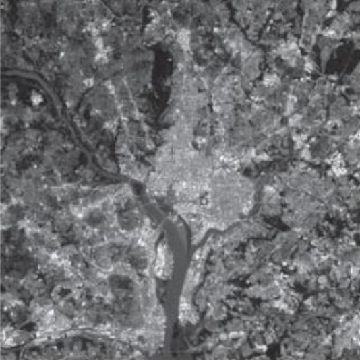
%> input picture HW1/river/river1.png, 360 x 360 px
$ octave Q5.m   (GNU Octave 9; MATLAB toolbox functions it lacks are replaced by stand-ins)
%> lines starting %> are read from the running program, lines starting %| are printed output that depends on the picture
### HW1/imgpca.m
function imgpca(img1, d)
% d: number of principal components for reconstructing image

[coeff, score, latent] = pca((img1-mean(img1, 2))');
B = diag(latent)^(-1/2) * coeff';
z = diag(latent)^(-1/2) * score';
figure;
subplot(1, 3, 1)
imshow(uint8(score))
title('white image', 'Interpreter','latex')

reconstructed_img = pinv(B(1:d, :)) * z(1:d, :) + mean(img1, 2);
subplot(1, 3, 2)
imshow(uint8(img1))
title('original image', 'Interpreter','latex')
subplot(1, 3, 3)
imshow(uint8(reconstructed_img))
str = strcat('compressed image using', num2str(d), ' components');
title(str, 'Interpreter','latex')

### HW1/Q5.m
%% load picture
clear; close all; clc;
img1 = imread("river\river1.png");
%> img1 is the input picture: size 360x360x3 uint8; mean R, G, B 109.2, 110.5, 112.6
img2 = imread("river\river2.png");
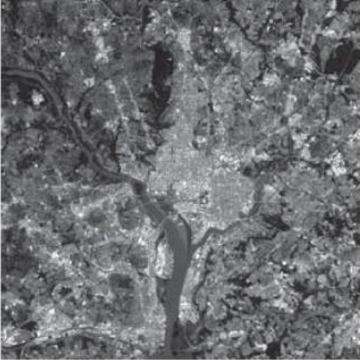
%> input picture HW1/river/river2.png, 360 x 360 px
%> img2 is the input picture: size 360x360x3 uint8; mean R, G, B 109, 110.3, 112.4
img3 = imread("river\river3.png");
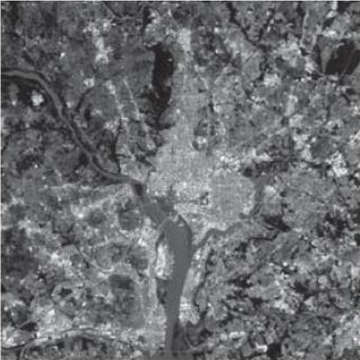
%> input picture HW1/river/river3.png, 360 x 360 px
%> img3 is the input picture: size 360x360x3 uint8; mean R, G, B 107.6, 108.7, 110.9
img4 = imread("river\river4.png");
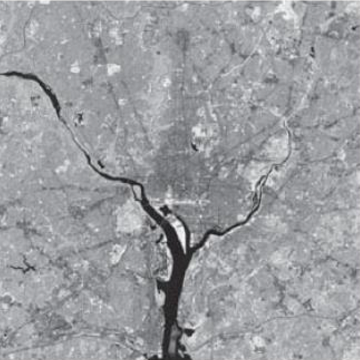
%> input picture HW1/river/river4.png, 360 x 360 px
%> img4 is the input picture: size 360x360x3 uint8; mean R, G, B 155.4, 156.9, 160.6
img5 = imread("river\river5.png");
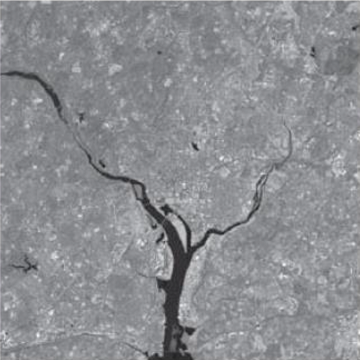
%> input picture HW1/river/river5.png, 360 x 360 px
%> img5 is the input picture: size 360x360x3 uint8; mean R, G, B 140.3, 141.8, 145.6
img6 = imread("river\river6.png");
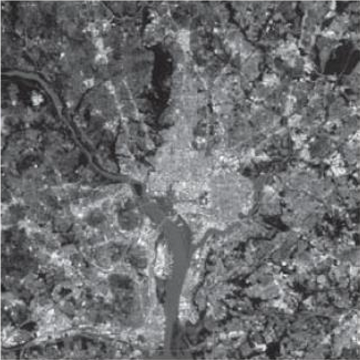
%> input picture HW1/river/river6.png, 360 x 360 px
%> img6 is the input picture: size 360x360x3 uint8; mean R, G, B 108.6, 109.8, 112

img1 = double(rgb2gray(img1));
%> img1: size 360x360 double
img2 = double(rgb2gray(img2));
%> img2: size 360x360 double
img3 = double(rgb2gray(img3));
%> img3: size 360x360 double
img4 = double(rgb2gray(img4));
%> img4: size 360x360 double
img5 = double(rgb2gray(img5));
%> img5: size 360x360 double
img6 = double(rgb2gray(img6));
%> img6: size 360x360 double
%%
imgpca(img1, 20)
%> in imgpca, `[coeff, score, latent] = pca((img1-mean(img1, 2))');`: latent = 359 values, max 65735.2 at index 1, min 2.44e-06 at index 359, mean 1016.5
imgpca(img1, 100)
imgpca(img2, 100)
imgpca(img3, 100)
imgpca(img4, 100)
imgpca(img5, 100)
%> call 6 of imgpca, with d = 100
%> in imgpca (call 6), `[coeff, score, latent] = pca((img1-mean(img1, 2))');`: latent = 359 values, max 37357.6 at index 1, min 1.46e-05 at index 359, mean 430.9
%> in imgpca (call 6), `imshow(uint8(score))`:
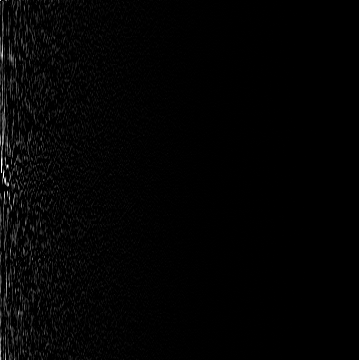
%> displayed picture: size 360x359, on the screen's scale of 0 to 255; min 0, max 255, mean 3.5
imgpca(img6, 100)
%> call 7 of imgpca, with d = 100
%> in imgpca (call 7), `[coeff, score, latent] = pca((img1-mean(img1, 2))');`: latent = 359 values, max 72923.8 at index 1, min 1.06e-05 at index 359, mean 1136.7
%> in imgpca (call 7), `imshow(uint8(score))`:
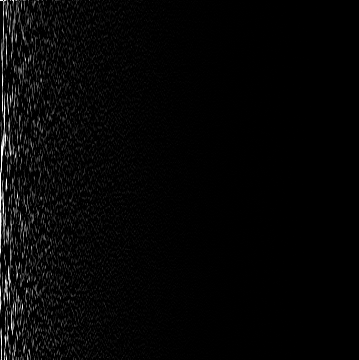
%> displayed picture: size 360x359, on the screen's scale of 0 to 255; min 0, max 255, mean 5.8; mean of the top-left, top-right, bottom-left and bottom-right quarters 10.9, 0.2, 12, 0.2
